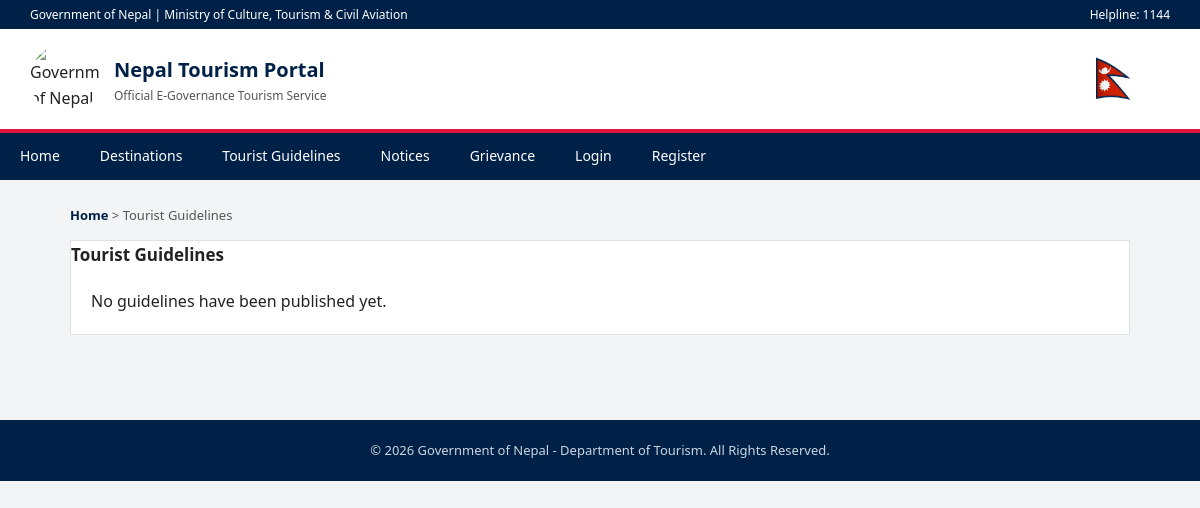
The page /guidelines/ on the database as committed earlier.
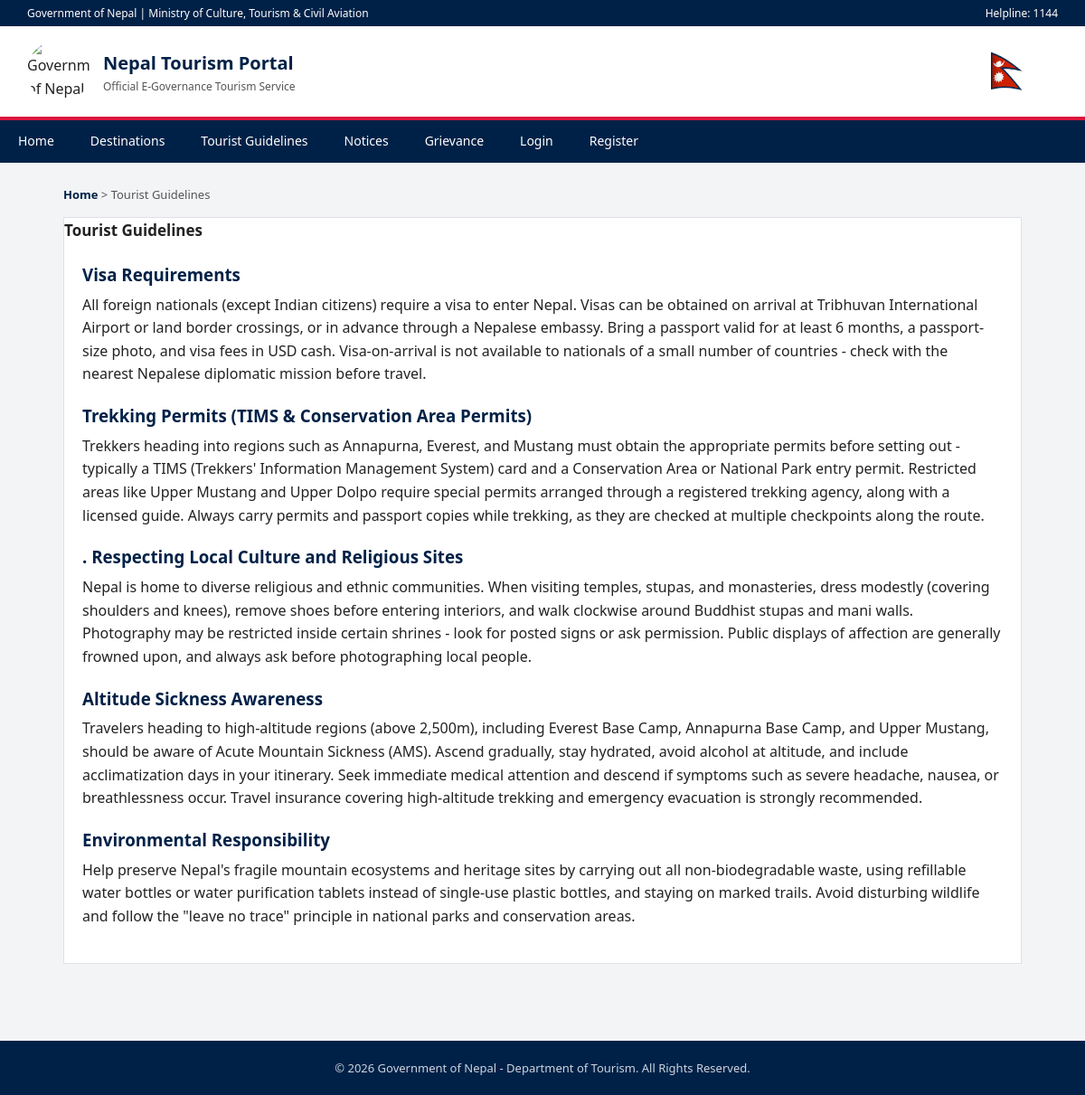
The same page on the database as committed later.
### core/models.py (models this page shows, shortened)
class Guideline(models.Model):
    title = models.CharField(max_length=200)
    description = models.TextField()
    is_active = models.BooleanField(default=True)
    created_at = models.DateTimeField(auto_now_add=True)

### core/views.py (the view)
# urls.py: path('guidelines/', views.guidelines_view, name='guidelines'),
def guidelines_view(request):
    guidelines = Guideline.objects.filter(is_active=True)
    return render(request, 'core/guidelines.html', {'guidelines': guidelines})

### bookings/context_processors.py (called while the page is built)
def notification_count(request):
    if request.user.is_authenticated:
        count = Booking.objects.filter(
            tourist=request.user, is_seen_by_tourist=False
        ).count()
        return {'unread_booking_count': count}
    return {'unread_booking_count': 0}

### templates/core/guidelines.html (shortened to what this page needs)
{% extends 'base.html' %}
{% block content %}
<div class="breadcrumb"><a href="{% url 'home' %}">Home</a> &gt; Tourist Guidelines</div>
<div class="section">
    <div class="section-header"><h2>Tourist Guidelines</h2></div>
    <div class="section-body">
        {% for g in guidelines %}
            <div style="margin-bottom: 18px;">
                <h3 style="color:#002147; margin-bottom:6px;">{{ g.title }}</h3>
                <p>{{ g.description }}</p>
            </div>
        {% empty %}
            <p>No guidelines have been published yet.</p>
        {% endfor %}
    </div>
</div>
{% endblock %}

Rows that differ between the two databases and show on the page:
added Guideline: title "Visa Requirements", description "All foreign nationals (except Indian citizens) require a visa to enter Nepal. Visas can be obtained on arrival at Tribhuvan International Airport or land border crossings, or in advance through a Nepalese embassy. Bring a passport valid for at least 6 months, a passport-size photo, and visa fees in USD cash. Visa-on-arrival is not available to nationals of a small number of countries - check with the nearest Nepalese diplomatic mission before travel."
added Guideline: title "Trekking Permits (TIMS & Conservation Area Permits)", description "Trekkers heading into regions such as Annapurna, Everest, and Mustang must obtain the appropriate permits before setting out - typically a TIMS (Trekkers' Information Management System) card and a Conservation Area or National Park entry permit. Restricted areas like Upper Mustang and Upper Dolpo require special permits arranged through a registered trekking agency, along with a licensed guide. Always carry permits and passport copies while trekking, as they are checked at multiple checkpoints along the route."
added Guideline: title ". Respecting Local Culture and Religious Sites", description "Nepal is home to diverse religious and ethnic communities. When visiting temples, stupas, and monasteries, dress modestly (covering shoulders and knees), remove shoes before entering interiors, and walk clockwise around Buddhist stupas and mani walls. Photography may be restricted inside certain shrines - look for posted signs or ask permission. Public displays of affection are generally frowned upon, and always ask before photographing local people."
added Guideline: title "Altitude Sickness Awareness", description "Travelers heading to high-altitude regions (above 2,500m), including Everest Base Camp, Annapurna Base Camp, and Upper Mustang, should be aware of Acute Mountain Sickness (AMS). Ascend gradually, stay hydrated, avoid alcohol at altitude, and include acclimatization days in your itinerary. Seek immediate medical attention and descend if symptoms such as severe headache, nausea, or breathlessness occur. Travel insurance covering high-altitude trekking and emergency evacuation is strongly recommended."
added Guideline: title "Environmental Responsibility", description "Help preserve Nepal's fragile mountain ecosystems and heritage sites by carrying out all non-biodegradable waste, using refillable water bottles or water purification tablets instead of single-use plastic bottles, and staying on marked trails. Avoid disturbing wildlife and follow the \"leave no trace\" principle in national parks and conservation areas."
Other text that changed with them:
text no longer shown: "No guidelines have been published yet."
